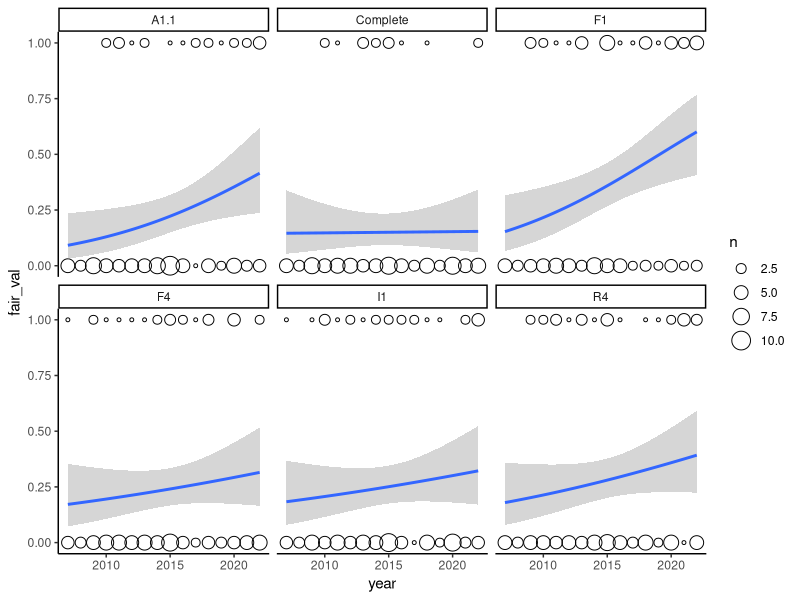
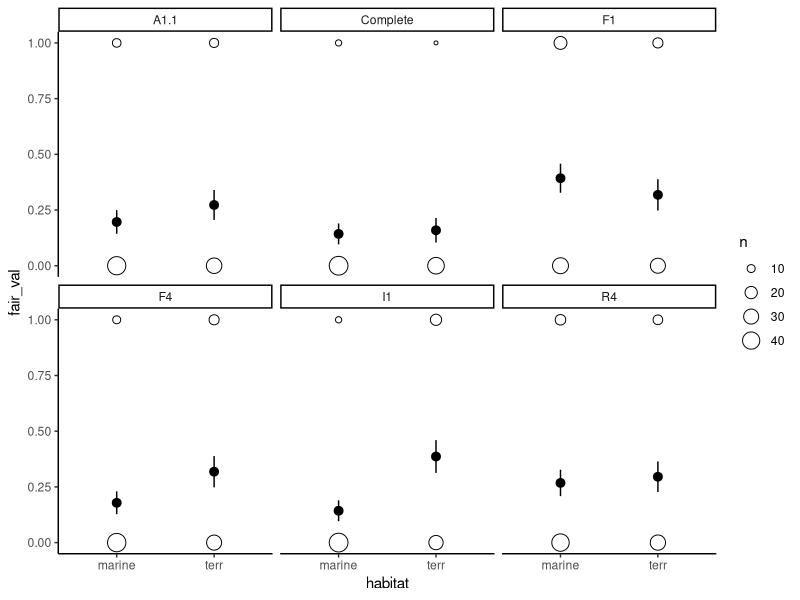
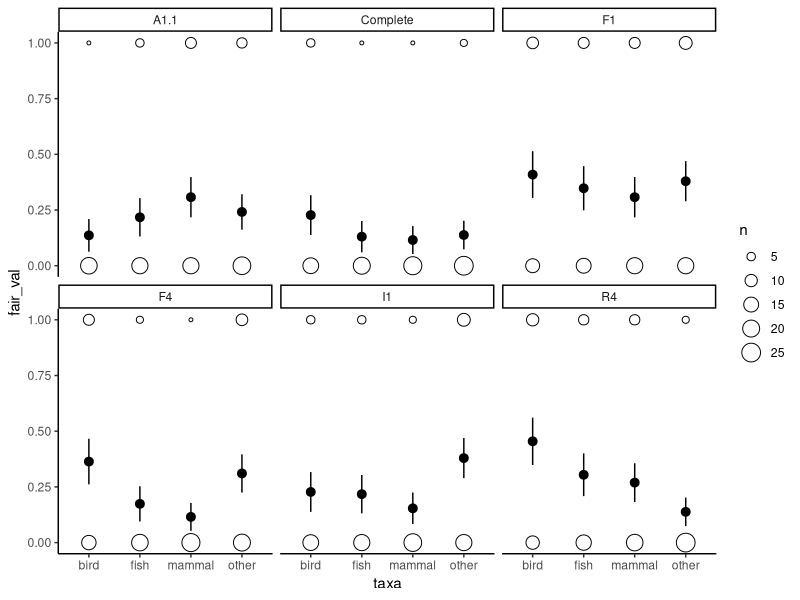
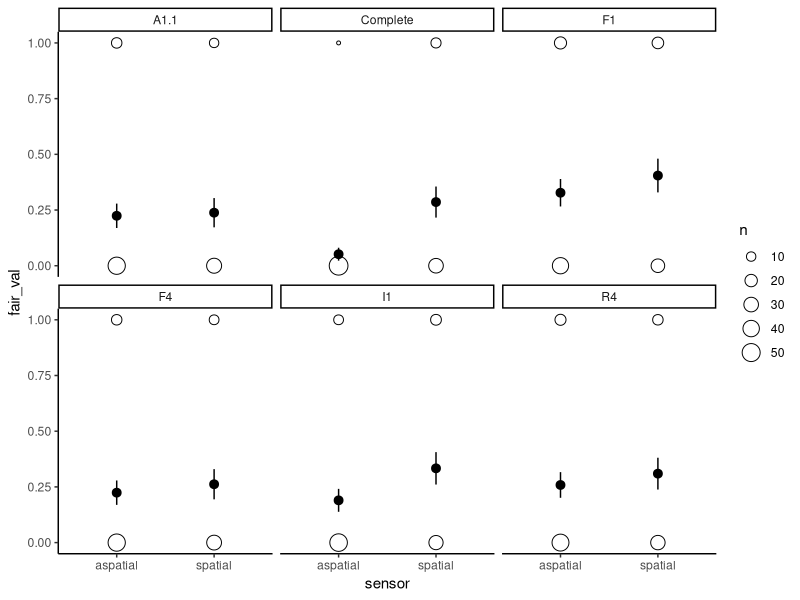
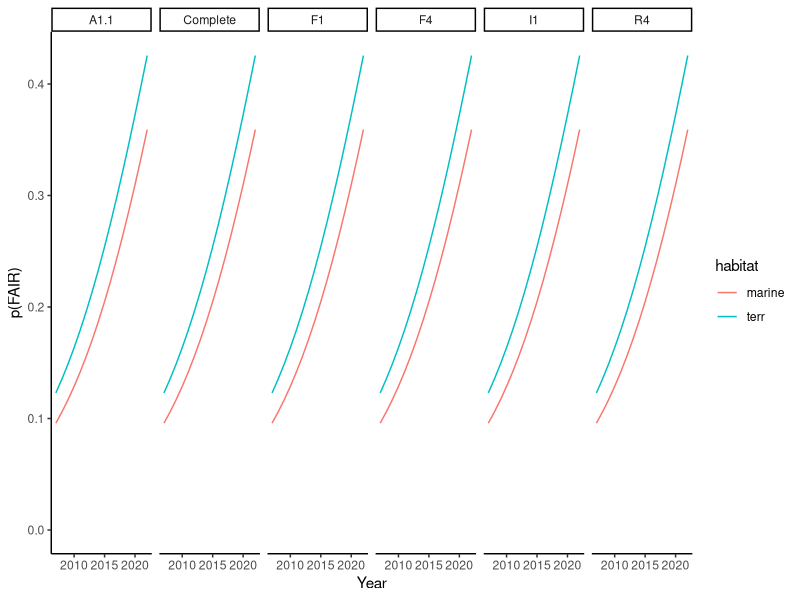
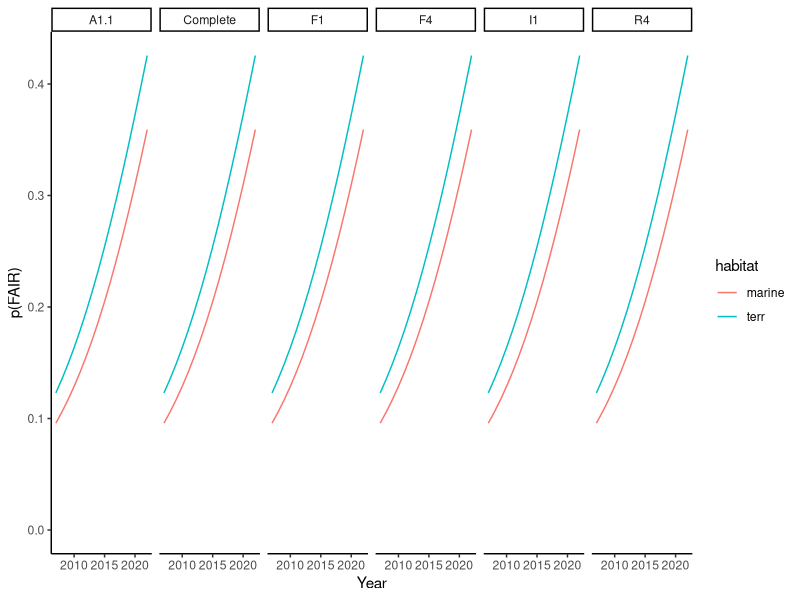

Generate these figures, in order, with R:
library(ggeffects)
library(lme4)
library(tidyverse)

# Utility functions -------------------------------------------------------

logit <- function(p) log(p / (1 - p))
encode_dummy <- function(df, cols) {
  encode_one <- function(.df, col) {
    values <- sort(unique(df[[col]]))
    for (v in values[-1]) {
      .df[[paste(col, v, sep = "_")]] <- ifelse(df[[col]] == v, 1, 0)
    }
    .df
  }
  reduce(cols, encode_one, .init = df)
}
sim_ranef <- function(effect, effect_var) {
  n_effects <- length(unique(effect))
  values <- rnorm(n = n_effects, mean = 0, sd = sqrt(effect_var))
  names(values) <- unique(effect)
  values[effect]
}
predict_logodds <- function(int, coef, ...) {
  x <- do.call(rbind, list(...))
  as.vector(int + t(t(coef) %*% x))
}

# Simulation parameters ---------------------------------------------------

n_papers <- 100

# "openness" intercept in log odds
intercept <- logit(0.1)

# coefficients (betas)
beta <- c(
  year2007 = 0.1,
  habitat_terr = 0.2,
  taxa_fish = -0.3,
  taxa_mammal = -0.05,
  taxa_other = -0.15,
  sensor_spatial = 0.75
)

# random effect variances
fair_var <- 0.5
id_var <- 1

# Simulate data -----------------------------------------------------------

set.seed(1234)
openbiologging <- expand_grid(
  year = 2007:2022,
  habitat = c("marine", "terr"),
  taxa = c("bird", "fish", "mammal", "other"),
  sensor = c("spatial", "aspatial"),
  fair_attr = c("F1", "F4", "A1.1", "I1", "R4", "Complete"),
  fair_val = 1
) %>%
  pivot_wider(names_from = fair_attr, values_from = fair_val) %>%
  sample_n(n_papers, replace = TRUE) %>%
  mutate(id = factor(seq(n_papers)),
         year2007 = year - 2007) %>%
  pivot_longer(F1:Complete, names_to = "fair", values_to = "drop") %>%
  select(-drop) %>%
  encode_dummy(c("habitat", "taxa", "sensor")) %>%
  mutate(fair_effect0 = sim_ranef(fair, fair_var),
         # make F1 the highest effect, Complete the lowest
         fair_effect = case_match(
           fair,
           "Complete" ~ sort(unique(fair_effect0))[1],
           "F4" ~ sort(unique(fair_effect0))[2],
           "A1.1" ~ sort(unique(fair_effect0))[3],
           "I1" ~ sort(unique(fair_effect0))[4],
           "R4" ~ sort(unique(fair_effect0))[5],
           "F1" ~ sort(unique(fair_effect0))[6],
         ),
         id_effect = sim_ranef(id, id_var),
         int = intercept + fair_effect + id_effect,
         log_odds = predict_logodds(int, beta, year2007, habitat_terr,
                                    taxa_fish, taxa_mammal, taxa_other,
                                    sensor_spatial),
         prop = plogis(log_odds),
         fair_val = rbinom(nrow(.), 1, prop))

# Visualize data ----------------------------------------------------------

plot_data <- function(predictor) {
  data_long <- openbiologging %>%
    count(.data[[predictor]], fair, fair_val)
  summary_geom <- if (predictor == "year") {
    geom_smooth(aes(weight = n),
                formula = y ~ x,
                method = glm,
                method.args = list(family = "binomial"))
  } else {
    geom_pointrange(aes(y = p, ymin = p - err, ymax = p + err),
                    data = data_long %>%
                      group_by(.data[[predictor]], fair) %>%
                      summarize(p = n[fair_val == 1] / sum(n),
                                err = sqrt(p * (1 - p) / sum(n)),
                                .groups = "drop"))
  }
  ggplot(data_long, aes(.data[[predictor]], fair_val)) +
    geom_point(aes(size = n), shape = 21) +
    summary_geom +
    facet_wrap(~ fair) +
    theme_classic()
}
# by year
plot_data("year")
plot_data("habitat")
plot_data("taxa")
plot_data("sensor")

# GLMM
# Doesn't converge w/ habitat + taxa
openbiologging_glmm <- glmer(
  cbind(fair_val, 1 - fair_val) ~ year2007 + habitat + taxa + sensor +
    (1 | id) + (year2007 | fair),
  data = openbiologging,
  family = binomial
)

# Plot predictions
openbiologging_pred <- expand_grid(
  year2007 = unique(openbiologging$year2007),
  habitat = unique(openbiologging$habitat),
  taxa = unique(openbiologging$taxa),
  sensor = unique(openbiologging$sensor),
  fair = unique(openbiologging$fair)
) %>%
  mutate(fair_logit = predict(openbiologging_glmm,
                              newdata = .,
                              type = "link",
                              re.form = ~ (1 | fair)),
         Year = year2007 + 2007)

# By habitat
openbiologging_pred %>%
  group_by(Year, habitat, fair) %>%
  summarize(fair_logit = mean(fair_logit), .groups = "drop") %>%
  mutate(fair_val = plogis(fair_logit)) %>%
  ggplot(aes(Year, fair_val)) +
  geom_line(aes(y = fair_val, color = habitat)) +
  facet_grid(cols = vars(fair)) +
  scale_y_continuous("p(FAIR)", limits = c(0, NA)) +
  theme_classic()

# By habitat
openbiologging_pred %>%
  group_by(Year, habitat, fair) %>%
  summarize(fair_logit = mean(fair_logit), .groups = "drop") %>%
  mutate(fair_val = plogis(fair_logit)) %>%
  ggplot(aes(Year, fair_val)) +
  geom_line(aes(y = fair_val, color = habitat)) +
  facet_grid(cols = vars(fair)) +
  scale_y_continuous("p(FAIR)", limits = c(0, NA)) +
  theme_classic()
